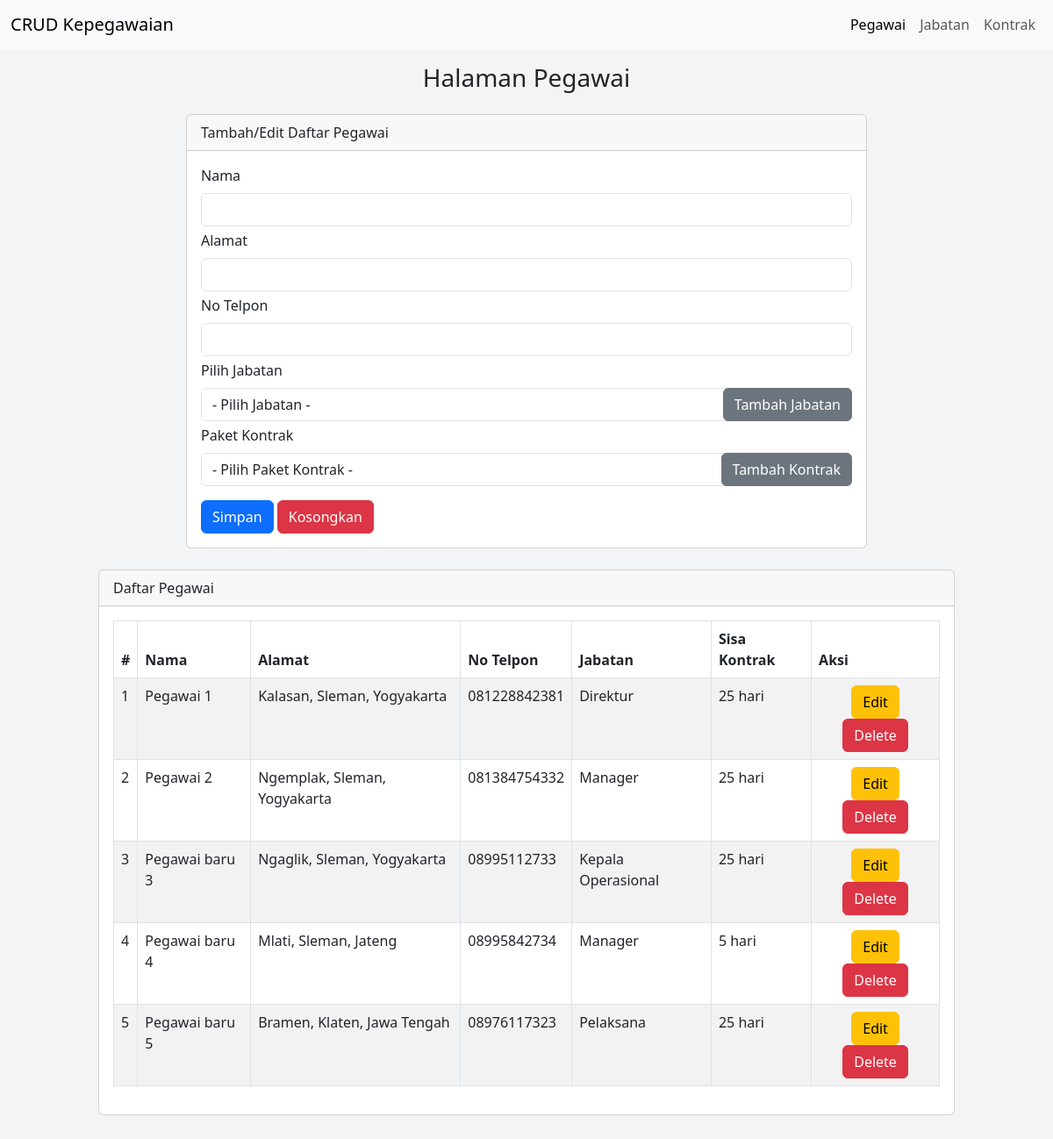
The page / on the database its author committed.
### tables this page shows
CREATE TABLE `pegawai` (
  `id_pegawai` int(11) NOT NULL,
  `nama` varchar(50) NOT NULL,
  `alamat` varchar(100) NOT NULL,
  `no_telpon` varchar(14) NOT NULL,
  `id_jabatan` int(11) NOT NULL,
  `id_kontrak` int(11) NOT NULL
);

CREATE TABLE `jabatan` (
  `id_jabatan` int(11) NOT NULL,
  `nama_jabatan` varchar(50) NOT NULL,
  `deskripsi` varchar(100) NOT NULL,
  `gaji` bigint(8) NOT NULL
);

CREATE TABLE `kontrak` (
  `id_kontrak` int(11) NOT NULL,
  `nama_kontrak` varchar(50) NOT NULL,
  `tgl_mulai` date NOT NULL,
  `durasi` int(11) NOT NULL
);

### index.php (the view, shortened to what this page needs)
<?php
    include "inc/koneksi.php";
?>
<!DOCTYPE html>
<html lang="en">
<head>
    <link rel="stylesheet" href="inc/style.css">
    <link href="https://cdn.jsdelivr.net/npm/bootstrap@5.3.0/dist/css/bootstrap.min.css" rel="stylesheet">
</head>
<body class="overflow-x-hidden">
    <section class="min-vh-100" style="background-color: #f3f4f5;">
        <?php include "inc/navbar.php";?>
        <div class="mt-3">
            <h3 class="row justify-content-center">Halaman Pegawai</h3>
        </div>
        <div class="mx-auto row justify-content-center">
        <div class="col-md-8">
            <div class="card mt-3 mb-2">
                <div class="card-header">
                    Tambah/Edit Daftar Pegawai
                </div>
                <div class="card-body">
                    <form action="" method="post">
                        <div class="mb-1">
                            <label for="tb_nama" class="form-label">Nama</label>
                            <input type="text" name="tb_nama" value="<?=@$var_nama?>" class="form-control">
                        </div>
                        <div class="mb-1">
                            <label for="tb_alamat" class="form-label">Alamat</label>
                            <input type="text" name="tb_alamat" value="<?=@$var_alamat?>" class="form-control">
                        </div>
                        <div class="mb-1">
                            <label for="tb_notelpon" class="form-label">No Telpon</label>
                            <input type="text" name="tb_notelpon" value="<?=@$var_notelpon?>" class="form-control">
                        </div>
                        <label for="select_jabatan" class="form-label">Pilih Jabatan</label> <br\>
                        <div class="mb-1 select-wrapper">
                            <select name="select_jabatan" value="<?=@$var_jabatan?>" class="form-control">
                                <?php
                                    $query = "SELECT id_jabatan, nama_jabatan FROM jabatan";
                                    $hasil = mysqli_query($conn, $query);
                                    if (isset($_GET['hal']) && $_GET['hal'] === 'edit' && isset($_GET['id'])) {
                                        $id_pegawai = $_GET['id'];
                                        $query_pegawai = "SELECT id_jabatan FROM pegawai WHERE id_pegawai = $id_pegawai";
                                        $result_pegawai = mysqli_query($conn, $query_pegawai);
                                        $data_pegawai = mysqli_fetch_assoc($result_pegawai);
                                        $selected_jabatan = $data_pegawai['id_jabatan'];
                                        while ($data = mysqli_fetch_assoc($hasil)) {
                                            if ($data['id_jabatan'] == $selected_jabatan) {
                                                echo "<option value='" . $data['id_jabatan'] . "' selected>" . $data['nama_jabatan'] . "</option>";
                                            } else {
                                                echo "<option value='" . $data['id_jabatan'] . "'>" . $data['nama_jabatan'] . "</option>";
                                            }
                                        }
                                    } else {
                                        echo "<option value='' disabled selected>- Pilih Jabatan -</option>";
                                    }
                                ?>
                            </select>
                            <a href="jabatan.php" class="btn btn-secondary">Tambah Jabatan</a>
                        </div>
                        <label for="select_kontrak" class="form-label">Paket Kontrak</label> <br/>
                        <div class="mb-3 select-wrapper">
                            <select name="select_kontrak" value="<?=@$var_kontrak?>" class="form-control">
                                <?php
                                    $query = "SELECT * FROM kontrak";
                                    $hasil = mysqli_query($conn, $query);
                                    if (isset($_GET['hal']) && $_GET['hal'] === 'edit' && isset($_GET['id'])) {
                                        $id_pegawai = $_GET['id'];
                                        $query_pegawai = "SELECT id_kontrak FROM pegawai WHERE id_pegawai = $id_pegawai";
                                        $result_pegawai = mysqli_query($conn, $query_pegawai);
                                        $data_pegawai = mysqli_fetch_assoc($result_pegawai);
                                        $selected_kontrak = $data_pegawai['id_kontrak'];
                                        while ($data = mysqli_fetch_assoc($hasil)) {
                                            if ($data['id_kontrak'] == $selected_kontrak) {
                                                echo "<option value='" . $data['id_kontrak'] . "' selected>" . $data['tgl_mulai'] . "</option>";
                                            } else {
                                                echo "<option value='" . $data['id_kontrak'] . "'>" . $data['tgl_mulai'] . "</option>";
                                            }
                                        }
                                    } else {
                                        echo "<option value='' disabled selected>- Pilih Paket Kontrak -</option>";
                                    }
                                ?>
                            </select>
                            <a href="kontrak.php" class="btn btn-secondary">Tambah Kontrak</a>
                        </div>
                        <div>
                            <button type="submit" class="btn btn-primary" name="btn_simpan" >Simpan</button>
                            <button type="reset" class="btn btn-danger" name="btn_reset" >Kosongkan</button>
                        </div>
                    </form>
                </div>
            </div>
        </div>
        </div>
        <div class="mx-auto row justify-content-center pb-5">
        <div class="col-md-10">
            <div class="card mt-3 mb-2">
                <div class="card-header">
                    Daftar Pegawai
                </div>
                <div class="card-body overflow-x-auto">
                    <table class="table table-bordered table-striped">
                        <thead>
                            <tr>
                                <th>#</th>
                                <th>Nama</th>
                                <th>Alamat</th>
                                <th>No Telpon</th>
                                <th>Jabatan</th>
                                <th>Sisa Kontrak</th>
                                <th>Aksi</th>
                            </tr>
                        </thead>
                        <tbody>
                            <?php
                                $no=1;
                                $result = mysqli_query($conn, "SELECT * FROM pegawai
                                INNER JOIN jabatan ON pegawai.id_jabatan = jabatan.id_jabatan
                                INNER JOIN kontrak ON pegawai.id_kontrak = kontrak.id_kontrak");
                                while ($data = mysqli_fetch_array($result)) :
                            ?>
                                <tr>
                                    <td><?=$no++;?></td>
                                    <td><?=$data['nama']?></td>
                                    <td><?=$data['alamat']?></td>
                                    <td><?=$data['no_telpon']?></td>
                                    <td><?=$data['nama_jabatan']?></td>
                                    <td>
                                        <?php
                                            $tgl_mulai = $data['tgl_mulai'];
                                            $durasi = $data['durasi'];
                                            $tgl_berakhir = date('Y-m-d', strtotime($tgl_mulai . ' + ' . $durasi . ' days'));
                                            $tgl_sekarang = date('Y-m-d');
                                            $sisa_hari = floor((strtotime($tgl_berakhir) - strtotime($tgl_sekarang)) / (60 * 60 * 24));
                                            echo $sisa_hari . " hari";
                                        ?>
                                    </td>
                                    <td class="text-center">
                                        <a href="index.php?hal=edit&id=<?=$data['id_pegawai']?>">
                                            <button type="button" class="btn btn-warning">Edit</button>
                                        </a>
                                        <a href="index.php?hal=delete&id=<?=$data['id_pegawai']?>">
                                            <button type="button" class="btn btn-danger">Delete</button>
                                        </a>
                                    </td>
                                </tr>
                            <?php endwhile;  ?>
                        </tbody>
                    </table>
                </div>
            </div>
        </div>
        </div>
    </section>
</body>
</html>

### inc/navbar.php (shortened to what this page needs)
<nav class="navbar navbar-expand-lg bg-body-tertiary">
  <div class="container-fluid">
    <a class="navbar-brand" href="index.php">CRUD Kepegawaian</a>
    <div class="collapse navbar-collapse" id="navbarTogglerDemo01">
      <div class="navbar-nav ms-auto">
        <ul class="navbar-nav me-auto mb-2 mb-lg-0">
            <li class="nav-item">
            <a class="nav-link active" aria-current="page" href="index.php">Pegawai</a>
            </li>
            <li class="nav-item">
            <a class="nav-link" href="jabatan.php">Jabatan</a>
            </li>
            <li class="nav-item">
            <a class="nav-link" href="kontrak.php">Kontrak</a>
            </li>
        </ul>
      </div>
    </div>
  </div>
</nav>

### inc/style.css (style rules this page uses)
.select-wrapper { position: relative; display: inline-block; width: 100%; }
.select-wrapper .btn { position: absolute; top: 0; right: 0; height: 100%; }

### rows shown on the page
pegawai: nama "Pegawai 1", alamat "Kalasan, Sleman, Yogyakarta", no_telpon "081228842381", id_jabatan.nama_jabatan "Direktur", id_kontrak.durasi "25"
pegawai: nama "Pegawai 2", alamat "Ngemplak, Sleman, Yogyakarta", no_telpon "081384754332", id_jabatan.nama_jabatan "Manager", id_kontrak.durasi "25"
pegawai: nama "Pegawai baru 3", alamat "Ngaglik, Sleman, Yogyakarta", no_telpon "08995112733", id_jabatan.nama_jabatan "Kepala Operasional", id_kontrak.durasi "25"
pegawai: nama "Pegawai baru 4", alamat "Mlati, Sleman, Jateng", no_telpon "08995842734", id_jabatan.nama_jabatan "Manager", id_kontrak.durasi "5"
pegawai: nama "Pegawai baru 5", alamat "Bramen, Klaten, Jawa Tengah", no_telpon "08976117323", id_jabatan.nama_jabatan "Pelaksana", id_kontrak.durasi "25"
